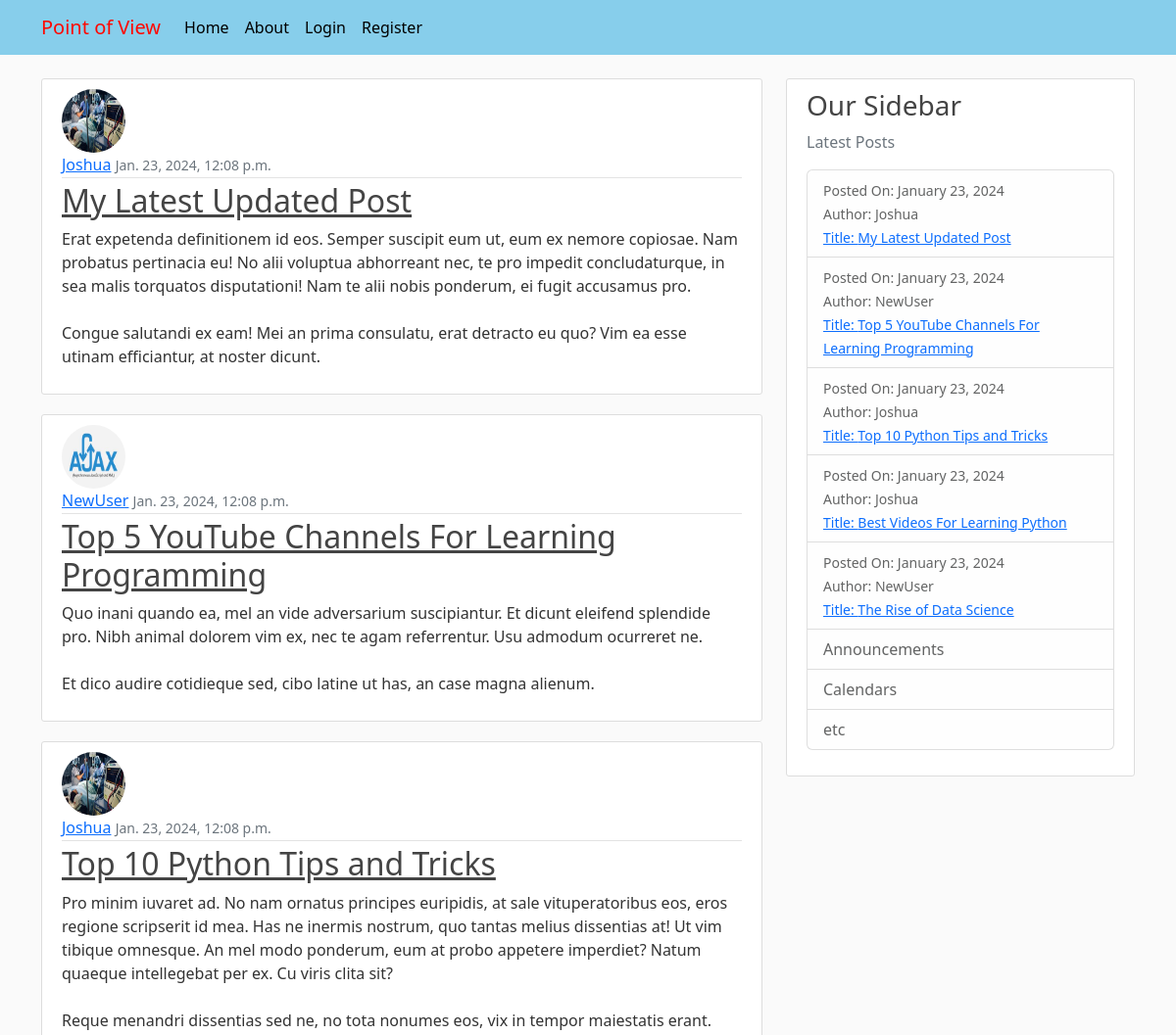
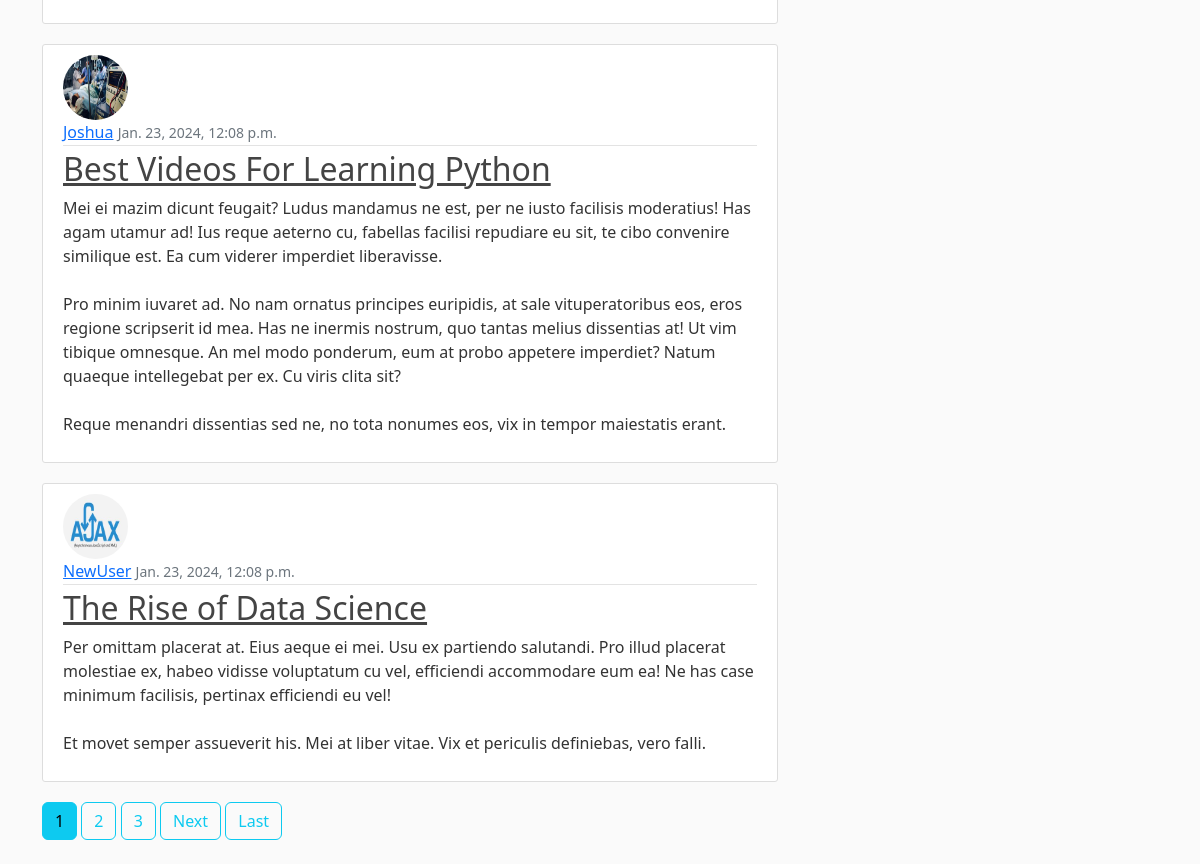
The page / on the database its author committed (2 pictures, top to bottom).
### blog/models.py (models this page shows, shortened)
class Post(models.Model):
   title = models.CharField(max_length=100)
   content = models.TextField()
   date_posted = models.DateTimeField(default=timezone.now)
   author = models.ForeignKey(User, on_delete=models.CASCADE)

### users/models.py (models this page shows, shortened)
class Profile(models.Model):
   user = models.OneToOneField(User, on_delete=models.CASCADE)
   image = models.ImageField(default='default.jpg',upload_to='profile_pics')

### blog/views.py (the view)
# urls.py: path('', PostListView.as_view(), name="blog-home"),
class PostListView(ListView):
   model = Post
   template_name = 'blog/home.html' # <app>/<model>_<viewtype>.html
   context_object_name = 'posts'
   ordering = ['-date_posted']
   paginate_by = 5

### blog/templates/blog/home.html (shortened to what this page needs)
{% extends "blog/base.html" %}
{% block content %}
  {% for post in posts %}
   <article class="media content-section">
      <img src="{{ post.author.profile.image.url }}" alt="" class="rounded-circle article-img">
      <div class="media-body">
         <div class="article-metadata">
            <a class="mr-2" href="{% url 'user-posts' post.author.username %}">{{ post.author }}</a>
            <small class="text-muted">{{ post.date_posted }}</small>
         </div>
         <h2><a class="article-title" href="{% url 'post-detail' post.id %}">{{ post.title }}</a></h2>
         <p class="article-content">{{ post.content }}</p>
      </div>
   </article>
  {% endfor %}
  {% if is_paginated %}
   {% for num in page_obj.paginator.page_range %}
      {% if page_obj.number == num %}
         <a href="?page={{ num }}" class="btn btn-info mb-4">{{ num }}</a>
      {% elif  num > page_obj.number|add:'-3' and num < page_obj.number|add:'3'  %}
         <a href="?page={{ num }}" class="btn btn-outline-info mb-4">{{ num }}</a>
      {% endif %}
   {% endfor %}
   {% if page_obj.has_next %}
      <a href="?page={{ page_obj.next_page_number}}" class="btn btn-outline-info mb-4">Next</a>
      <a href="?page={{ page_obj.paginator.mum_pages }}" class="btn btn-outline-info mb-4">Last</a>
   {% endif %}
  {% endif %}
{% endblock %}

### blog/templates/blog/base.html (shortened to what this page needs)
{% load static %}
<!DOCTYPE html>
<html lang="en">
<head>
   <link rel="stylesheet" href="{% static 'blog/bootstrap/css/bootstrap.css' %}">
   <link rel="stylesheet" href="{% static 'blog/css/main.css' %}">
</head>
<body>
   <header class="site-header">
      <nav class="navbar navbar-expand-md navbar-dark bg-steel fixed-top">
         <div class="container">
            <a class="navbar-brand mr-4" href="{% url 'blog-home' %}">Point of View</a>
            <div class="collapse navbar-collapse" id="navbarToggle">
               <div class="navbar-nav mr-auto">
                  <a class="nav-item nav-link" href="{% url 'blog-home' %}">Home</a>
                  <a class="nav-item nav-link" href="{% url 'blog-about' %}">About</a>
               </div>
               <div class="navbar-nav">
                  {% if user.is_authenticated %}
                  <a class="nav-item nav-link" href="{% url 'post-create' %}">New Post</a>
                  <a class="nav-item nav-link" href="{% url 'profile' %}">Profile</a>
               <form method="post" action="{% url 'logout' %}">
                  {% csrf_token %}
                  <button type="submit" class="btn logout">logout</button>
               </form>
                  {% else %}
                  <a class="nav-item nav-link" href="{% url 'login' %}">Login</a>
                  <a class="nav-item nav-link" href="{% url 'register' %}">Register</a>
                  {% endif %}
               </div>
            </div>
         </div>
      </nav>
   </header>
   <main role="main" class="container">
      <div class="row">
         <div class="col-md-8">
            {% block content %}{% endblock %}
         </div>
         <div class="col-md-4">
            <div class="content-section">
               <h3>Our Sidebar</h3>
               <p class='text-muted'>Latest Posts
               <ul class="list-group">
                  {% for post in posts%}
                  <li class="list-group-item list-group-item-light">
                     <small>Posted On: {{ post.date_posted|date:"F d, Y"}}</small><br>
                     <small>Author: {{ post.author }}</small><br>
                     <small><a class="article-article" href="{% url 'post-detail' post.id %}">Title: {{ post.title }}</a></small>
                  </li>
                  {% endfor %}
                  <li class="list-group-item list-group-item-light">Announcements</li>
                  <li class="list-group-item list-group-item-light">Calendars</li>
                  <li class="list-group-item list-group-item-light">etc</li>
               </ul>
               </p>
            </div>
         </div>
      </div>
   </main>
</body>
</html>

### blog/static/blog/css/main.css (style rules this page uses)
body { background: #fafafa; color: #333333; margin-top: 5rem; min-height: 1000px; }
h1, h2, h3, h4, h5, h6 { color: #444444; }
ul { margin: 0; }
.bg-steel { background-color: skyblue; }
.site-header .navbar-nav .nav-link { color: black; }
.content-section { background: #ffffff; padding: 10px 20px; border: 1px solid #dddddd; border-radius: 3px; margin-bottom: 20px; }
.article-title { color: #444444; }
.article-content { white-space: pre-line; }
.article-img { height: 65px; width: 65px; margin-right: 16px; }
.article-metadata { padding-bottom: 1px; margin-bottom: 4px; border-bottom: 1px solid #e3e3e3 }
.navbar-brand { color: #FF0800; }

### rows shown on the page
Post: author.profile.image (placeholder picture), author "Joshua", date_posted "Jan. 23, 2024, 12:08 p.m.", title "My Latest Updated Post", content "Erat expetenda definitionem id eos. Semper suscipit eum ut, eum ex nemore copiosae. Nam probatus pertinacia eu! No alii voluptua abhorreant nec, te pro impedit concludaturque, in sea malis torquatos disputationi! Nam te alii nobis ponderum, ei fugit accusamus pro. Congue salutandi ex eam! Mei an prima consulatu, erat detracto eu quo? Vim ea esse utinam efficiantur, at noster dicunt.", date_posted "January 23, 2024"
Post: author.profile.image (picture), author "NewUser", date_posted "Jan. 23, 2024, 12:08 p.m.", title "Top 5 YouTube Channels For Learning Programming", content "Quo inani quando ea, mel an vide adversarium suscipiantur. Et dicunt eleifend splendide pro. Nibh animal dolorem vim ex, nec te agam referrentur. Usu admodum ocurreret ne. Et dico audire cotidieque sed, cibo latine ut has, an case magna alienum.", date_posted "January 23, 2024"
Post: author.profile.image (placeholder picture), author "Joshua", date_posted "Jan. 23, 2024, 12:08 p.m.", title "Top 10 Python Tips and Tricks", content "Pro minim iuvaret ad. No nam ornatus principes euripidis, at sale vituperatoribus eos, eros regione scripserit id mea. Has ne inermis nostrum, quo tantas melius dissentias at! Ut vim tibique omnesque. An mel modo ponderum, eum at probo appetere imperdiet? Natum quaeque intellegebat per ex. Cu viris clita sit? Reque menandri dissentias sed ne, no tota nonumes eos, vix in tempor maiestatis erant.", date_posted "January 23, 2024"
Post: author.profile.image (placeholder picture), author "Joshua", date_posted "Jan. 23, 2024, 12:08 p.m.", title "Best Videos For Learning Python", content "Mei ei mazim dicunt feugait? Ludus mandamus ne est, per ne iusto facilisis moderatius! Has agam utamur ad! Ius reque aeterno cu, fabellas facilisi repudiare eu sit, te cibo convenire similique est. Ea cum viderer imperdiet liberavisse. Pro minim iuvaret ad. No nam ornatus principes euripidis, at sale vituperatoribus eos, eros regione scripserit id mea. Has ne inermis nostrum, quo tantas melius dissentias at! Ut vim tibique omnesque. An mel modo ponderum, eum at probo appetere imperdiet? Natum quaeque intellegebat per ex. Cu viris clita sit? Reque menandri dissentias sed ne, no tota nonumes eos, vix in tempor maiestatis erant.", date_posted "January 23, 2024"
Post: author.profile.image (picture), author "NewUser", date_posted "Jan. 23, 2024, 12:08 p.m.", title "The Rise of Data Science", content "Per omittam placerat at. Eius aeque ei mei. Usu ex partiendo salutandi. Pro illud placerat molestiae ex, habeo vidisse voluptatum cu vel, efficiendi accommodare eum ea! Ne has case minimum facilisis, pertinax efficiendi eu vel! Et movet semper assueverit his. Mei at liber vitae. Vix et periculis definiebas, vero falli.", date_posted "January 23, 2024"

### other values the page prints
{{ num }} "1"
{{ num }} "2" "3"
